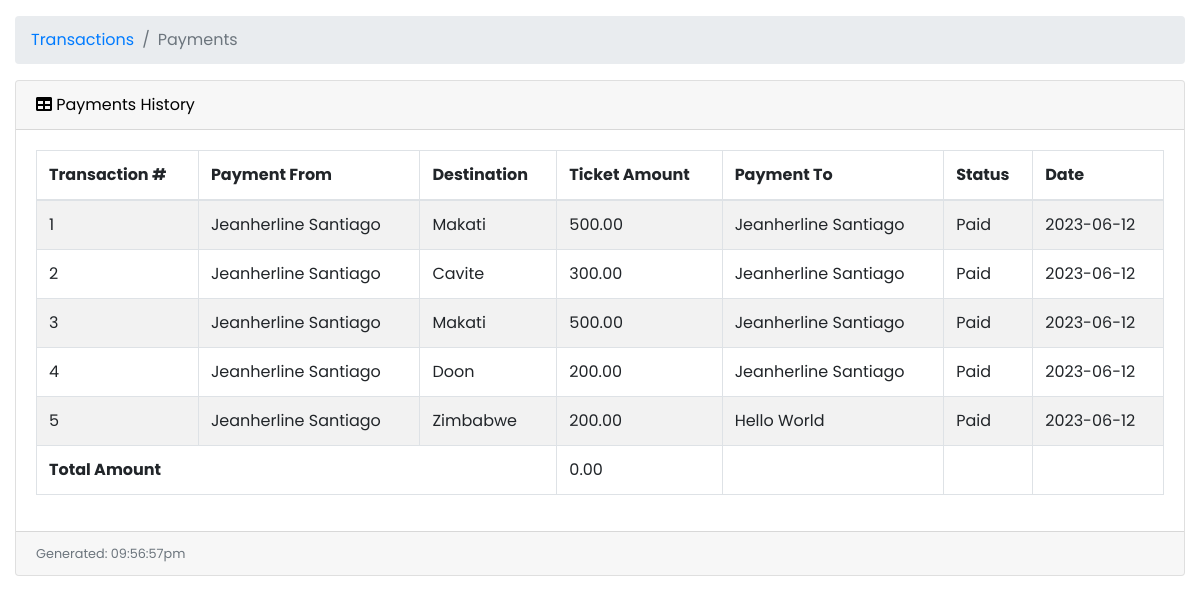
The page /user/payments.php (signed in) on the database its author committed.
### tables this page shows
CREATE TABLE `payment` (
  `payment_id` int(11) NOT NULL,
  `booking_id` int(11) NOT NULL,
  `ticket_amount` decimal(6,2) NOT NULL,
  `payment_to` varchar(30) NOT NULL,
  `payment_status` varchar(15) NOT NULL,
  `date` date NOT NULL,
  `created_at` timestamp NOT NULL DEFAULT current_timestamp(),
  `updated_at` timestamp NOT NULL DEFAULT current_timestamp() ON UPDATE current_timestamp()
);

CREATE TABLE `user_profile` (
  `user_id` int(11) NOT NULL,
  `profile_photo` varchar(255) DEFAULT NULL,
  `first_name` varchar(30) NOT NULL,
  `middle_name` varchar(30) NOT NULL,
  `last_name` varchar(30) NOT NULL,
  `city_id` int(11) NOT NULL,
  `nationality` varchar(30) NOT NULL,
  `gender` varchar(10) NOT NULL,
  `birthdate` date NOT NULL,
  `email` varchar(50) NOT NULL,
  `password` varchar(255) NOT NULL,
  `ticket_balance` varchar(255) DEFAULT NULL,
  `role` varchar(255) NOT NULL,
  `is_vaxxed` tinyint(1) NOT NULL DEFAULT 0,
  `vax_card` varchar(255) DEFAULT NULL,
  `is_agree` tinyint(1) NOT NULL DEFAULT 1,
  `created_at` timestamp NOT NULL DEFAULT current_timestamp(),
  `updated_at` timestamp NOT NULL DEFAULT current_timestamp() ON UPDATE current_timestamp()
);

CREATE TABLE `route` (
  `route_id` int(11) NOT NULL,
  `car_id` int(11) NOT NULL,
  `pickup_loc` varchar(255) NOT NULL,
  `dropoff_loc` varchar(255) NOT NULL,
  `departure` datetime NOT NULL DEFAULT current_timestamp(),
  `est_arrival_time` time NOT NULL,
  `route_status` varchar(15) NOT NULL,
  `cancellation_reason` varchar(255) DEFAULT NULL,
  `created_at` timestamp NOT NULL DEFAULT current_timestamp(),
  `updated_at` timestamp NOT NULL DEFAULT current_timestamp() ON UPDATE current_timestamp()
);

### user/payments.php (the view, shortened to what this page needs)
<?php
include('../db.php');
?>
<!DOCTYPE html>
<html lang="en">
<head>
    <link href="vendor/fontawesome-free/css/all.min.css" rel="stylesheet" type="text/css">
    <link href="vendor/datatables/dataTables.bootstrap4.css" rel="stylesheet">
    <link href="vendor/css/sb-admin.css" rel="stylesheet">
</head>
<body id="page-top">
    <div id="wrapper">
        <div id="content-wrapper">
            <div class="container-fluid">
                <?php
                if ($_SESSION['role'] == "City Admin" || $_SESSION['role'] == "Main Admin") {
                ?>
                    <ol class="breadcrumb">
                        <li class="breadcrumb-item">
                            <a href="#">Transactions</a>
                        </li>
                        <li class="breadcrumb-item active">Payments</li>
                    </ol>
                    <div class="card mb-3">
                        <div class="card-header">
                            <i class="fas fa-table"></i>
                            Payments History
                        </div>
                        <div class="card-body">
                            <div class="table-responsive">
                                <table class="table table-bordered table-striped table-hover" id="dataTable" width="100%" cellspacing="0">
                                    <thead>
                                        <tr>
                                            <th>Transaction #</th>
                                            <th>Payment From</th>
                                            <th>Destination</th>
                                            <th>Ticket Amount</th>
                                            <th>Payment To</th>
                                            <th>Status</th>
                                            <th>Date</th>
                                        </tr>
                                    </thead>
                                    <tbody>
                                        <?php
                                        $query = "SELECT p.*, b.booking_id, u.first_name, u.last_name, r.dropoff_loc
                                        FROM payment p
                                        INNER JOIN booking b ON p.booking_id = b.booking_id
                                        INNER JOIN seat s ON b.seat_id = s.seat_id
                                        INNER JOIN route r ON s.route_id = r.route_id
                                        INNER JOIN user_profile u ON b.user_id = u.user_id
                                        WHERE p.payment_status = 'Paid'
                                        ORDER BY p.created_at ASC";
                                        $stmt = $db->prepare($query);
                                        $stmt->execute();
                                        $result = $stmt->get_result();
                                        $count = 1;
                                        $totalPesoAmount = 0;
                                        $totalTicketAmount = 0;
                                        $totalConvenienceFee = 0;
                                        while ($row = $result->fetch_assoc()) {
                                            echo "<tr>";
                                            echo "<td>" . $count . "</td>";
                                            echo "<td>" . $row['first_name'] . " " . $row['last_name'] . "</td>";
                                            echo "<td>" . $row['dropoff_loc'] . "</td>";
                                            echo "<td>" . number_format($row['ticket_amount'], 2) . "</td>";
                                            echo "<td>" . $row['payment_to'] . "</td>";
                                            echo "<td>" . $row['payment_status'] . "</td>";
                                            echo "<td>" . $row['date'] . "</td>";
                                            echo "</tr>";
                                            $totalTicketAmount += $row['ticket_amount'];
                                            $count++;
                                        }
                                        ?>
                                    <tfoot>
                                        <tr>
                                            <td colspan="3"><b>Total Amount</b></td>
                                            <td colspan="1"><?php echo number_format($totalTicketAmount, 2); ?></td>
                                            <td></td>
                                            <td></td>
                                            <td></td>
                                        </tr>
                                    </tfoot>
                                </table>
                            </div>
                        </div>
                        <div class="card-footer small text-muted">
                            <?php
                            date_default_timezone_set("Africa/Nairobi");
                            echo "Generated: " . date("h:i:sa");
                            ?>
                        </div>
                    </div>
                <?php
                } else if ($_SESSION['role'] == 'Driver') {
                ?>
                    <ol class="breadcrumb">
                        <li class="breadcrumb-item">
                            <a href="#">Transactions</a>
                        </li>
                        <li class="breadcrumb-item active">Payments</li>
                    </ol>
                    <div class="card mb-3">
                        <div class="card-header">
                            <i class="fas fa-table"></i>
                            Payments History
                        </div>
                        <div class="card-body">
                            <div class="table-responsive">
                                <table class="table table-bordered table-striped table-hover" id="dataTable" width="100%" cellspacing="0">
                                    <thead>
                                        <tr>
                                            <th>Transaction #</th>
                                            <th>Payment From</th>
                                            <th>Destination</th>
                                            <th>Ticket Amount</th>
                                            <th>Payment To</th>
                                            <th>Status</th>
                                            <th>Date</th>
                                        </tr>
                                    </thead>
                                    <tbody>
                                        <?php
                                        $user_id = $_SESSION['user_id'];
                                        $query = "SELECT p.*, b.booking_id, u.first_name, u.last_name, r.dropoff_loc
                                        FROM payment p
                                        INNER JOIN booking b ON p.booking_id = b.booking_id
                                        INNER JOIN user_profile u ON b.user_id = u.user_id
                                        INNER JOIN seat s ON b.seat_id = s.seat_id
                                        INNER JOIN route r ON s.route_id = r.route_id
                                        INNER JOIN car c ON r.car_id = c.car_id
                                        WHERE p.payment_status = 'Paid' AND c.user_id = $user_id
                                        ORDER BY p.created_at ASC";
                                        $stmt = $db->prepare($query);
                                        $stmt->execute();
                                        $result = $stmt->get_result();
                                        $count = 1;
                                        $totalTicketAmount = 0;
                                        while ($row = $result->fetch_assoc()) {
                                            echo "<tr>";
                                            echo "<td>" . $count . "</td>";
                                            echo "<td>" . $row['first_name'] . " " . $row['last_name'] . "</td>";
                                            echo "<td>" . $row['dropoff_loc'] . "</td>";
                                            echo "<td>" . number_format($row['ticket_amount'], 2) . "</td>";
                                            echo "<td>" . $row['payment_to'] . "</td>";
                                            echo "<td>" . $row['payment_status'] . "</td>";
                                            echo "<td>" . $row['date'] . "</td>";
                                            echo "</tr>";
                                            $count++;
                                        }
                                        ?>
                                    <tfoot>
                                        <tr>
                                            <td colspan="3"><b>Total Amount</b></td>
                                            <td colspan="1"><?php echo number_format($totalTicketAmount, 2); ?></td>
                                            <td></td>
                                            <td></td>
                                            <td></td>
                                        </tr>
                                    </tfoot>
                                </table>
                            </div>
                        </div>
                        <div class="card-footer small text-muted">
                            <?php
                            echo "Generated: " . date("h:i:sa");
                            ?>
                        </div>
                    </div>
                <?php
                }
                ?>
            </div>
        </div>
    </div>
</body>
</html>

### rows shown on the page
payment: user_profile.first_name "Jeanherline", user_profile.last_name "Santiago", route.dropoff_loc "Makati", ticket_amount "500.00", payment_to "Jeanherline Santiago", payment_status "Paid", date "2023-06-12"
payment: user_profile.first_name "Jeanherline", user_profile.last_name "Santiago", route.dropoff_loc "Cavite", ticket_amount "300.00", payment_to "Jeanherline Santiago", payment_status "Paid", date "2023-06-12"
payment: user_profile.first_name "Jeanherline", user_profile.last_name "Santiago", route.dropoff_loc "Makati", ticket_amount "500.00", payment_to "Jeanherline Santiago", payment_status "Paid", date "2023-06-12"
payment: user_profile.first_name "Jeanherline", user_profile.last_name "Santiago", route.dropoff_loc "Doon", ticket_amount "200.00", payment_to "Jeanherline Santiago", payment_status "Paid", date "2023-06-12"
payment: user_profile.first_name "Jeanherline", user_profile.last_name "Santiago", route.dropoff_loc "Zimbabwe", ticket_amount "200.00", payment_to "Hello World", payment_status "Paid", date "2023-06-12"

### other values the page prints
$totalTicketAmount "0.00"
